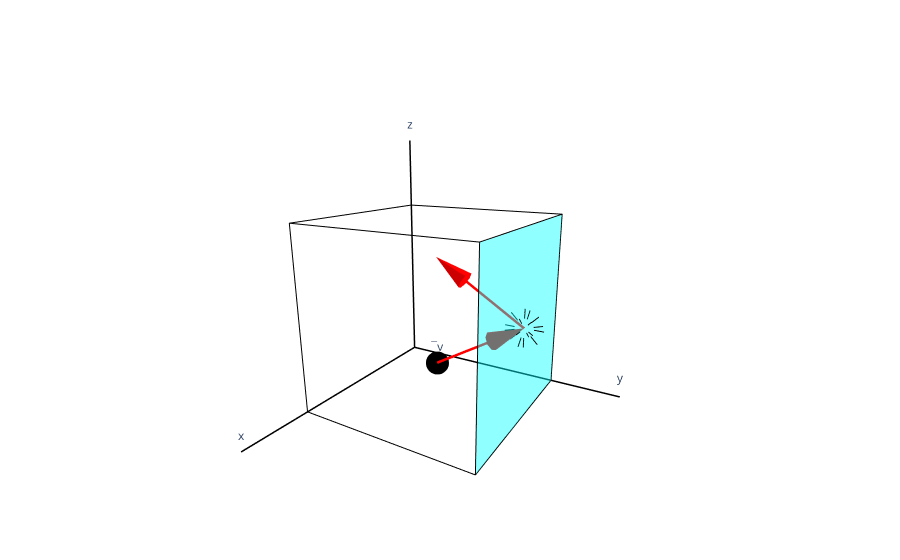

The cell this chart's notebook holds for it:
### Code cell
#| label: entropymolecule

# input variables
cube_size = 10
position = [5, 5, 2]  
# Vectors for velocity and reflected velocity
vector_incident = [0, 5, 3]  # Heading towards the right wall
vector_reflection = [0, -5, 3]  # Reflecting back from the wall

# Create the plot
fig = go.Figure()

# Cube edges
for x in (0, cube_size):
    fig.add_trace(go.Scatter3d(
        x=[x, x, x, x, x],
        y=[0, 0, cube_size, cube_size, 0],
        z=[0, cube_size, cube_size, 0, 0],
        mode='lines',
        line=dict(color='black', width=2),
    ))
for y in (0, cube_size):
    for z in (0, cube_size):
        fig.add_trace(go.Scatter3d(
            x=[0, cube_size],
            y=[y, y],
            z=[z, z],
            mode='lines',
            line=dict(color='black', width=2),
        ))

# Cube face
fig.add_trace(go.Mesh3d(
    x=[0, cube_size, cube_size, 0],
    y=[cube_size, cube_size, cube_size, cube_size],
    z=[0, 0, cube_size, cube_size],
    i=[0, 1, 2, 3],  # Define indices for the vertices to form a face
    j=[1, 2, 3, 0],
    k=[2, 3, 0, 1],
    # color='rgb(0,0.7,1.0)',
    color='cyan',
    opacity=0.25,
    name='Cube Face'
))

#  gas molecule
fig.add_trace(go.Scatter3d(
    x=[position[0]],
    y=[position[1]],
    z=[position[2]],
    mode='markers+text',
    marker=dict(size=8, color='black'),
    text=['\u0305v'],  # Unicode for overline (velocity symbol)
    textposition='top center',
    name='Gas Molecule'
))

# Add incident vector as a line with cone arrow
fig.add_trace(go.Scatter3d(
    x=[position[0], position[0] + vector_incident[0]*0.95],
    y=[position[1], position[1] + vector_incident[1]*0.95],
    z=[position[2], position[2] + vector_incident[2]*0.95],
    mode='lines',
    line=dict(color='red', width=5),
    name='Incident Vector'
))
fig.add_trace(go.Cone(
    x=[position[0] + vector_incident[0]],
    y=[position[1] + vector_incident[1]],
    z=[position[2] + vector_incident[2]],
    u=[vector_incident[0]],
    v=[vector_incident[1]],
    w=[vector_incident[2]],
    sizemode='absolute',
    sizeref=2,
    anchor='tip',
    name='Incident Arrow',
    showscale=False,
    colorscale=[[0, 'red'], [1, 'red']]
))

# Add reflection vector as a line with cone arrow
fig.add_trace(go.Scatter3d(
    x=[position[0] + vector_incident[0], position[0] + vector_incident[0] + vector_reflection[0]*0.95],
    y=[position[1] + vector_incident[1], position[1] + vector_incident[1] + vector_reflection[1]*0.95],
    z=[position[2] + vector_incident[2], position[2] + vector_incident[2] + vector_reflection[2]*0.95],
    mode='lines',
    line=dict(color='red', width=5),
    name='Incident Vector'
))
fig.add_trace(go.Cone(
    x=[position[0] + vector_incident[0] + vector_reflection[0]],
    y=[position[1] + vector_incident[1] + vector_reflection[1]],
    z=[position[2] + vector_incident[2] + vector_reflection[2]],
    u=[vector_reflection[0]],
    v=[vector_reflection[1]],
    w=[vector_reflection[2]],
    sizemode='absolute',
    sizeref=2,
    anchor='tip',
    name='Incident Arrow',
    showscale=False,
    colorscale=[[0, 'red'], [1, 'red']]
))

# Add x, y, z axes
extend = 4
fig.add_trace(go.Scatter3d(
    x=[0, cube_size+extend], y=[0, 0], z=[0, 0], 
    mode='lines+text',
    line=dict(color='black', width=3),
    text=['', 'x'], 
    textposition='top center',
    name='X-axis'
))
fig.add_trace(go.Scatter3d(
    x=[0, 0], y=[0, cube_size+extend], z=[0, 0], 
    mode='lines+text',
    line=dict(color='black', width=3),
    text=['', 'y'], 
    textposition='top center',
    name='Y-axis'
))
fig.add_trace(go.Scatter3d(
    x=[0, 0], y=[0, 0], z=[0, cube_size+extend], 
    mode='lines+text',
    line=dict(color='black', width=3),
    text=['', 'z'], 
    textposition='top center',
    name='Z-axis'
))

# Add "starburst" at collision point
collision_point = [position[0] + vector_incident[0], position[1] + vector_incident[1], position[2] + vector_incident[2]]
burst_length = (0.5,1)  # Adjust length of starburst rays
# Directions for the 8 rays (diagonals included)
s = 0.707
directions = [
    (-1, 0, 0), (1, 0, 0),  # ±x
    (0, -1, 0), (0, 1, 0),  # ±y
    (0, 0, -1), (0, 0, 1),  # ±z
    (s, s, 0), (-s, -s, 0), 
    (s, 0, s), (-s, 0, -s), 
    (0, s, s), (0, -s, -s), 
    (s, -s, 0), (-s, s, 0), 
    (s, 0, -s), (-s, 0, s), 
    (0, s, -s), (0, -s, s), 
]

# Add rays
for dx, dy, dz in directions:
    fig.add_trace(go.Scatter3d(
        x=[collision_point[0] + dx * burst_length[0], collision_point[0] + dx * burst_length[1]],
        y=[collision_point[1] + dy * burst_length[0], collision_point[1] + dy * burst_length[1]],
        z=[collision_point[2] + dz * burst_length[0], collision_point[2] + dz * burst_length[1]],
        mode='lines',
        line=dict(color='black', width=2),
    ))

# # Add "starburst" at collision point
# collision_point = [position[0] + vector_incident[0], position[1] + vector_incident[1], position[2] + vector_incident[2]]
# burst_length = 2  # Adjust length of starburst rays

# for dx, dy, dz in [(-1, 0, 0), (1, 0, 0), (0, -1, 0), (0, 1, 0), (0, 0, -1), (0, 0, 1)]:
#     fig.add_trace(go.Scatter3d(
#         x=[collision_point[0], collision_point[0] + dx * burst_length],
#         y=[collision_point[1], collision_point[1] + dy * burst_length],
#         z=[collision_point[2], collision_point[2] + dz * burst_length],
#         mode='lines',
#         line=dict(color='yellow', width=2),
#         name='Starburst'
#     ))


# Customize the layout
fig.update_layout(
    scene=dict(
        xaxis=dict(title='', showticklabels=False, showgrid=False, showbackground=False),
        yaxis=dict(title='', showticklabels=False, showgrid=False, showbackground=False),
        zaxis=dict(title='', showticklabels=False, showgrid=False, showbackground=False),
        aspectratio=dict(x=1, y=1, z=1),
        aspectmode='cube',
        camera=dict(
            eye=dict(x=1.2, y=0.7, z=0.4)  # Adjusting the perspective
        )
    ),
    showlegend=False
)

# Show the plot
fig.show()

### Figure 1 — Plotly figure (JSON) as saved in the notebook; plotly's stock layout.template omitted (floating-point values rounded to 4 significant figures)
{"data": [{"line": {"color": "black", "width": 2}, "mode": "lines", "type": "scatter3d", "x": [0, 0, 0, 0, 0], "y": [0, 0, 10, 10, 0], "z": [0, 10, 10, 0, 0]}, {"line": {"color": "black", "width": 2}, "mode": "lines", "type": "scatter3d", "x": [10, 10, 10, 10, 10], "y": [0, 0, 10, 10, 0], "z": [0, 10, 10, 0, 0]}, {"line": {"color": "black", "width": 2}, "mode": "lines", "type": "scatter3d", "x": [0, 10], "y": [0, 0], "z": [0, 0]}, {"line": {"color": "black", "width": 2}, "mode": "lines", "type": "scatter3d", "x": [0, 10], "y": [0, 0], "z": [10, 10]}, {"line": {"color": "black", "width": 2}, "mode": "lines", "type": "scatter3d", "x": [0, 10], "y": [10, 10], "z": [0, 0]}, {"line": {"color": "black", "width": 2}, "mode": "lines", "type": "scatter3d", "x": [0, 10], "y": [10, 10], "z": [10, 10]}, {"color": "cyan", "i": [0, 1, 2, 3], "j": [1, 2, 3, 0], "k": [2, 3, 0, 1], "name": "Cube Face", "opacity": 0.25, "type": "mesh3d", "x": [0, 10, 10, 0], "y": [10, 10, 10, 10], "z": [0, 0, 10, 10]}, {"marker": {"color": "black", "size": 8}, "mode": "markers+text", "name": "Gas Molecule", "text": ["̅v"], "textposition": "top center", "type": "scatter3d", "x": [5], "y": [5], "z": [2]}, {"line": {"color": "red", "width": 5}, "mode": "lines", "name": "Incident Vector", "type": "scatter3d", "x": [5, 5], "y": [5, 9.75], "z": [2, 4.85]}, {"anchor": "tip", "colorscale": [[0, "red"], [1, "red"]], "name": "Incident Arrow", "showscale": false, "sizemode": "absolute", "sizeref": 2, "type": "cone", "u": [0], "v": [5], "w": [3], "x": [5], "y": [10], "z": [5]}, {"line": {"color": "red", "width": 5}, "mode": "lines", "name": "Incident Vector", "type": "scatter3d", "x": [5, 5], "y": [10, 5.25], "z": [5, 7.85]}, {"anchor": "tip", "colorscale": [[0, "red"], [1, "red"]], "name": "Incident Arrow", "showscale": false, "sizemode": "absolute", "sizeref": 2, "type": "cone", "u": [0], "v": [-5], "w": [3], "x": [5], "y": [5], "z": [8]}, {"line": {"color": "black", "width": 3}, "mode": "lines+text", "name": "X-axis", "text": ["", "x"], "textposition": "top center", "type": "scatter3d", "x": [0, 14], "y": [0, 0], "z": [0, 0]}, {"line": {"color": "black", "width": 3}, "mode": "lines+text", "name": "Y-axis", "text": ["", "y"], "textposition": "top center", "type": "scatter3d", "x": [0, 0], "y": [0, 14], "z": [0, 0]}, {"line": {"color": "black", "width": 3}, "mode": "lines+text", "name": "Z-axis", "text": ["", "z"], "textposition": "top center", "type": "scatter3d", "x": [0, 0], "y": [0, 0], "z": [0, 14]}, {"line": {"color": "black", "width": 2}, "mode": "lines", "type": "scatter3d", "x": [4.5, 4], "y": [10, 10], "z": [5, 5]}, {"line": {"color": "black", "width": 2}, "mode": "lines", "type": "scatter3d", "x": [5.5, 6], "y": [10, 10], "z": [5, 5]}, {"line": {"color": "black", "width": 2}, "mode": "lines", "type": "scatter3d", "x": [5, 5], "y": [9.5, 9], "z": [5, 5]}, {"line": {"color": "black", "width": 2}, "mode": "lines", "type": "scatter3d", "x": [5, 5], "y": [10.5, 11], "z": [5, 5]}, {"line": {"color": "black", "width": 2}, "mode": "lines", "type": "scatter3d", "x": [5, 5], "y": [10, 10], "z": [4.5, 4]}, {"line": {"color": "black", "width": 2}, "mode": "lines", "type": "scatter3d", "x": [5, 5], "y": [10, 10], "z": [5.5, 6]}, {"line": {"color": "black", "width": 2}, "mode": "lines", "type": "scatter3d", "x": [5.354, 5.707], "y": [10.35, 10.71], "z": [5, 5]}, {"line": {"color": "black", "width": 2}, "mode": "lines", "type": "scatter3d", "x": [4.646, 4.293], "y": [9.646, 9.293], "z": [5, 5]}, {"line": {"color": "black", "width": 2}, "mode": "lines", "type": "scatter3d", "x": [5.354, 5.707], "y": [10, 10], "z": [5.354, 5.707]}, {"line": {"color": "black", "width": 2}, "mode": "lines", "type": "scatter3d", "x": [4.646, 4.293], "y": [10, 10], "z": [4.646, 4.293]}, {"line": {"color": "black", "width": 2}, "mode": "lines", "type": "scatter3d", "x": [5, 5], "y": [10.35, 10.71], "z": [5.354, 5.707]}, {"line": {"color": "black", "width": 2}, "mode": "lines", "type": "scatter3d", "x": [5, 5], "y": [9.646, 9.293], "z": [4.646, 4.293]}, {"line": {"color": "black", "width": 2}, "mode": "lines", "type": "scatter3d", "x": [5.354, 5.707], "y": [9.646, 9.293], "z": [5, 5]}, {"line": {"color": "black", "width": 2}, "mode": "lines", "type": "scatter3d", "x": [4.646, 4.293], "y": [10.35, 10.71], "z": [5, 5]}, {"line": {"color": "black", "width": 2}, "mode": "lines", "type": "scatter3d", "x": [5.354, 5.707], "y": [10, 10], "z": [4.646, 4.293]}, {"line": {"color": "black", "width": 2}, "mode": "lines", "type": "scatter3d", "x": [4.646, 4.293], "y": [10, 10], "z": [5.354, 5.707]}, {"line": {"color": "black", "width": 2}, "mode": "lines", "type": "scatter3d", "x": [5, 5], "y": [10.35, 10.71], "z": [4.646, 4.293]}, {"line": {"color": "black", "width": 2}, "mode": "lines", "type": "scatter3d", "x": [5, 5], "y": [9.646, 9.293], "z": [5.354, 5.707]}], "layout": {"scene": {"aspectmode": "cube", "aspectratio": {"x": 1, "y": 1, "z": 1}, "camera": {"eye": {"x": 1.2, "y": 0.7, "z": 0.4}}, "xaxis": {"showbackground": false, "showgrid": false, "showticklabels": false, "title": {"text": ""}}, "yaxis": {"showbackground": false, "showgrid": false, "showticklabels": false, "title": {"text": ""}}, "zaxis": {"showbackground": false, "showgrid": false, "showticklabels": false, "title": {"text": ""}}}, "showlegend": false}}
